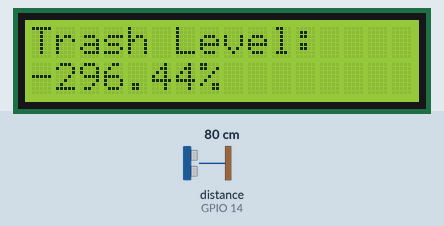
Recording of a sketch running on a simulated ESP32. Parts: 16×2 character LCD. The inputs (shaded band) are chosen by the test bench; at power-on: distance to the obstacle (sensor on GPIO 14) 80 cm. The echo pulse lasts 58.3 µs per cm; WiFi joins after 1.5 s; servers stay silent unless stated; a WiFi scan finds three made-up networks; the local clock reads 2024-03-15 10:24:30 at power-on unless the sketch sets it; no MQTT or app messages arrive unless stated; what the sketch prints to the serial monitor is not drawn.

Above: at 11.3 s.
11.4 s: distance to the obstacle (sensor on GPIO 14) set to 2 cm
At 16.9 s:
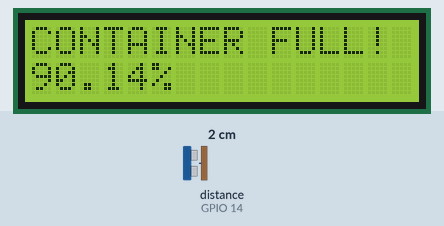
17.2 s: distance to the obstacle (sensor on GPIO 14) set to 4 cm
At 21.3 s:
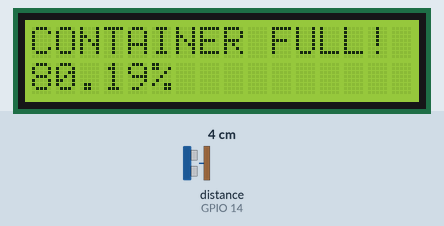
27.3 s: distance to the obstacle (sensor on GPIO 14) set to 9 cm
At 31.3 s:
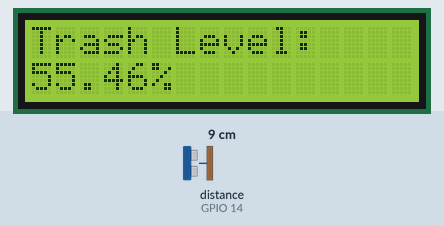
Timing chart, 0 to 32.8 s (numbered marks = the images above; inputs shaded):
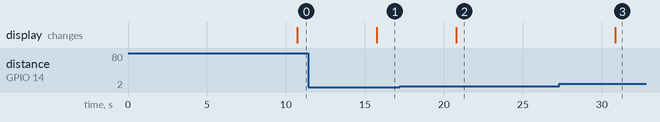

The sketch:

waste_management.ino
```cpp
/**********************************************************************
  Filename      : waste_management.ion
  Description   : Use the ultrasonic module to measure waste levels and communicate via MQTT
  Reference     : www.freenove.com - Ultrasonic Ranging
  Author        : Damian Ramirez
**********************************************************************/
#include <LiquidCrystal_I2C.h>
#include <Wire.h>
#include <WiFi.h>
#include <PubSubClient.h>
#include <ArduinoJson.h>
#include <NTPClient.h>

///////////////////CONFIGURATION DEFAULTS>>>//////////////////////////////
int CONTAINER_HEIGHT = 20;         // cm
float FULL_THRESHOLD_PERCENT = .80; // percent threshold to empty CONTAINER
#define PING_DELAY 50000            // FREQUENCY ms (100ms => 20 pings/sec) (5000 => 1 ping per second) (50000 => ping every 10 seconds
///////////////////<CONFIGURATION DEFAULTS/////////////////////

///////////////////WI-FI CONNECTION SETUP>>>//////////////////////////////
const char *ssid_Router     = "SSID"; //Enter the router name
const char *password_Router = "PASSWORD"; //Enter the router password
WiFiClient espClient;
//WiFiClientSecure espClient;
///////////////////<<<WI-FI CONNECTION SETUP>//////////////////////////////

//////////////////MQTT CONNECTION SETUP>>>//////////////////////////////
const char* mqtt_server = "broker.hivemq.com";
// const char* mqtt_server = "39958bcd92af469e963bca529830149b.s1.eu.hivemq.cloud";
// "f19f31c276ac420589c0c2288ef8f802.s1.eu.hivemq.cloud";
int port = 1883;
// int port = 8883;
char mac[50];
char clientId[50];
const char* mqttUser = "stmu2022";
const char* mqttPassword = "stmu2022";
PubSubClient client(espClient);
//PubSubClient * client;
//////////////////<<<MQTT CONNECTION SETUP//////////////////////////////

///////////////////TIME SERVER>>>//////////////////////////////
#define NTP_SERVER     "pool.ntp.org"
#define UTC_OFFSET     0
#define UTC_OFFSET_DST 0
///////////////////<<<TIME SERVER//////////////////////////////

///////////////////PINS>>>//////////////////////////////
#define trigPin 13       // define TrigPin
#define echoPin 14       // define EchoPin.
#define SDA 32                    //Define SDA pins
#define SCL 33                    //Define SCL pins
///////////////////<<<PINS//////////////////////////////

///////////////////ESP32 Settings>>>//////////////////////////////
#define BAUD 115200
///////////////////<<<ESP32 Settings//////////////////////////////

///////////////////Ultrasonic Sensor (HC-SR04) Settings>>>//////////////////////////////
#define MAX_DISTANCE 700 // Maximum sensor distance is rated at 400-500cm.
#define PING_DELAY 5000            // ms (100ms => 20 pings/sec)
#define SONAR_DELAY 10            // microseconds
// timeOut= 2*MAX_DISTANCE /100 /340 *1000000 = MAX_DISTANCE*58.8
float timeOut = MAX_DISTANCE * 60;
int soundVelocity = 340; // define sound speed=340m/s
///////////////////<<<Ultrasonic Sensor Settings//////////////////////////////

///////////////////LCD>>>//////////////////////////////
/*
   note:If lcd1602 uses PCF8574T, IIC's address is 0x27,
        or lcd1602 uses PCF8574AT, IIC's address is 0x3F.
*/
LiquidCrystal_I2C lcd(0x27, 16, 2);
// LiquidCrystal_I2C lcd(0x3F, 16, 2);
///////////////////<<<LCD//////////////////////////////

///////////////////Project Settings>>>//////////////////////////////
float FULL_THRESHOLD = CONTAINER_HEIGHT * (1 - FULL_THRESHOLD_PERCENT);
float sonarDistance = 0;
float thresholdPercentage = 0.00;
String state = "EMPTY";
String uniq = "";
///////////////////<<<Project Settings//////////////////////////////

void setup()
{

  Wire.begin(SDA, SCL);           // attach the IIC pin
  lcd.init();                     // LCD driver initialization
  lcd.backlight();                // Open the backlight
  lcd.setCursor(0, 0);            // Move the cursor to row 0, column 0
  lcd.print("Trash Level:   ");     // The print content is displayed on the LCD

  pinMode(trigPin, OUTPUT); // set trigPin to output mode
  pinMode(echoPin, INPUT);  // set echoPin to input mode

  Serial.begin(BAUD);       // Open serial monitor at 115200 baud to see ping results.


  connectWiFi();

  //Get unique mac id
  byte mac[6];
  WiFi.macAddress(mac);
  uniq =  String(mac[0], HEX) + String(mac[1], HEX) + String(mac[2], HEX) + String(mac[3], HEX) + String(mac[4], HEX) + String(mac[5], HEX);
  Serial.println("Unique ID from WiFI MAC: " + uniq); //24ac40110

  configTime(UTC_OFFSET, UTC_OFFSET_DST, NTP_SERVER);

  client.setServer(mqtt_server, port);
  client.setCallback(callback);
  mqttReconnect();
  if (client.subscribe("testTopic") == true) {
    Serial.println("Success subscribing to topic");
    client.subscribe("testTopic");
  } else {
    Serial.println("Error subscribing to topic");
  }


}

void loop()
{
  DynamicJsonDocument doc(1024);
  doc["device_MAC_ID"] = uniq;

  delay(PING_DELAY); // Wait 100ms between pings (about 20 pings/sec).

  Serial.printf("Threshold: ");
  Serial.print(FULL_THRESHOLD);
  Serial.println("cm");
  //  Serial.printf("CONTAINER_HEIGHT: ");
  //  Serial.print(CONTAINER_HEIGHT);
  //  Serial.printf("\n");
  //  Serial.printf("FULL_THRESHOLD_PERCENT: ");
  //  Serial.print(FULL_THRESHOLD_PERCENT);
  //  Serial.printf("\n");
  sonarDistance = getSonar();
  thresholdPercentage = (1 - (sonarDistance / CONTAINER_HEIGHT)) * 100;
  Serial.printf("Distance: ");
  Serial.print(sonarDistance); // Send ping, get distance in cm and print result
  Serial.println("cm");

  lcd.setCursor(0, 0);            // Move the cursor to row 0, column 0
  lcd.print("Trash Level:    ");     // The print content is displayed on the LCD
  lcd.setCursor(0, 1);            // Move the cursor to row 1, column 0
  lcd.print(thresholdPercentage);
  lcd.print("%   ");          // The count is displayed every second

  if (sonarDistance <= FULL_THRESHOLD)
  {

    lcd.setCursor(0, 0);            // Move the cursor to row 0, column 0
    lcd.print("CONTAINER FULL! ");
    if (state == "EMPTY") // if previous state is EMPTY then send message
    {
      if (!client.connected()) {
        mqttReconnect();
      } else {
        // client.publish("testTopic", "State change to FULL");
        // client.subscribe("testTopic");
        doc["status"] = "FULL";
        doc["threshold_percentage"] = thresholdPercentage;
        doc["container_height_cm"] = CONTAINER_HEIGHT;
        doc["fullness_threshold_percentage"] = FULL_THRESHOLD_PERCENT;
        doc["sonar_distance"] = sonarDistance;
        struct tm timeinfo;
        if (!getLocalTime(&timeinfo)) {
          Serial.println("Connection Err");
          return;
        }
        printLocalTime();
        char str[32];
        strftime(str, sizeof str, "%Y/%m/%d:%H.%M.%S", &timeinfo);
        doc["datetimestamp"] = str;

        char message[256];
//         size_t n = serializeJson(doc, message);
        if (client.publish("testTopic", message) == true) {
          Serial.println("Success sending message");
          if (client.subscribe("testTopic") == true) {
            Serial.println("Success subscribing to topic");
            client.subscribe("testTopic");
          } else {
            Serial.println("Error subscribing to topic");
          }
        } else {
          Serial.println("Error sending message");
        }

      }

    }
    state = "FULL";
  }
  else {
    state = "EMPTY";
  }


  client.loop();


}

float getSonar()
{
  unsigned long pingTime;
  float distance;
  // make trigPin output high level lasting for 10μs to triger HC_SR04
  digitalWrite(trigPin, HIGH);
  delayMicroseconds(SONAR_DELAY);
  digitalWrite(trigPin, LOW);
  // Wait HC-SR04 returning to the high level and measure out this waitting time
  pingTime = pulseIn(echoPin, HIGH, timeOut);
  // calculate the distance according to the time
  distance = (float)pingTime * soundVelocity / 2 / 10000;
  return distance; // return the distance value
}

void connectWiFi()
{
  //  Serial.begin(BAUD);
  delay(2000);
  Serial.println("Setup start");
  Serial.println("scan start");

  // WiFi.scanNetworks will return the number of networks found
  int n = WiFi.scanNetworks();
  Serial.println("scan done");
  if (n == 0) {
    Serial.println("no networks found");
  } else {
    Serial.print(n);
    Serial.println(" networks found");
    for (int i = 0; i < n; ++i) {
      // Print SSID and RSSI for each network found
      Serial.print(i + 1);
      Serial.print(": ");
      Serial.print(WiFi.SSID(i));
      Serial.print(" (");
      Serial.print(WiFi.RSSI(i));
      Serial.print(")");
      Serial.println((WiFi.encryptionType(i) == WIFI_AUTH_OPEN) ? " " : "*");
      delay(10);
    }
  }
  Serial.println("");

  // WiFi.begin(ssid_Router, password_Router);
  WiFi.begin("Wokwi-GUEST", "", 6);
  Serial.println(String("Connecting to ") + ssid_Router);
  while (WiFi.status() != WL_CONNECTED) {
    delay(500);
    Serial.print("WL_CONNECTED:");
    Serial.print(WL_CONNECTED);
    Serial.print("\n");
    Serial.print("WiFi.status():");
    Serial.print(WiFi.status());
    Serial.print("\n.");
    Serial.print("Attempting to connect to WEP network, SSID: ");
    Serial.println(ssid_Router);
    //    status = WiFi.begin(ssid, keyIndex, key);
  }
  Serial.println("\nConnected, IP address: ");
  Serial.println(WiFi.localIP());
  Serial.println("Setup End");
}

void callback(char* topic, byte* message, unsigned int length) {
  Serial.print("Message arrived on topic: ");
  Serial.print(topic);
  Serial.print(". Message: ");
  String stMessage;

  for (int i = 0; i < length; i++) {
    Serial.print((char)message[i]);
    stMessage += (char)message[i];
  }
  Serial.println();
}

void mqttReconnect() {
  while (!client.connected()) {
    Serial.print("Attempting MQTT connection…");
    String clientId = "djflasfsadfasdfsad";


    if (client.connect(clientId.c_str(), mqttUser, mqttPassword)) {
      Serial.println("connected");
      if (client.subscribe("testTopic") == true) {
        Serial.println("Success subscribing to topic");
        client.subscribe("testTopic");
      } else {
        Serial.println("Error subscribing to topic");
      }
    } else {
      Serial.print("failed, rc = ");
      Serial.print(client.state());
      Serial.println(" try again in 5 seconds");
      // Wait 5 seconds before retrying
      delay(5000);
    }
  }
}

void printLocalTime() {
  struct tm timeinfo;
  if (!getLocalTime(&timeinfo)) {
    Serial.println("Connection Err");
    return;
  }

  Serial.println(&timeinfo, "%H:%M:%S");

  Serial.println(&timeinfo, "%d/%m/%Y   %Z");
}
```

Measured:
- after the input at 11.4 s, the display: changes after 4.4 s (image 1)
- after the input at 17.2 s, the display: changes after 3.6 s (image 2)
- after the input at 27.3 s, the display: changes after 3.6 s (image 3)
